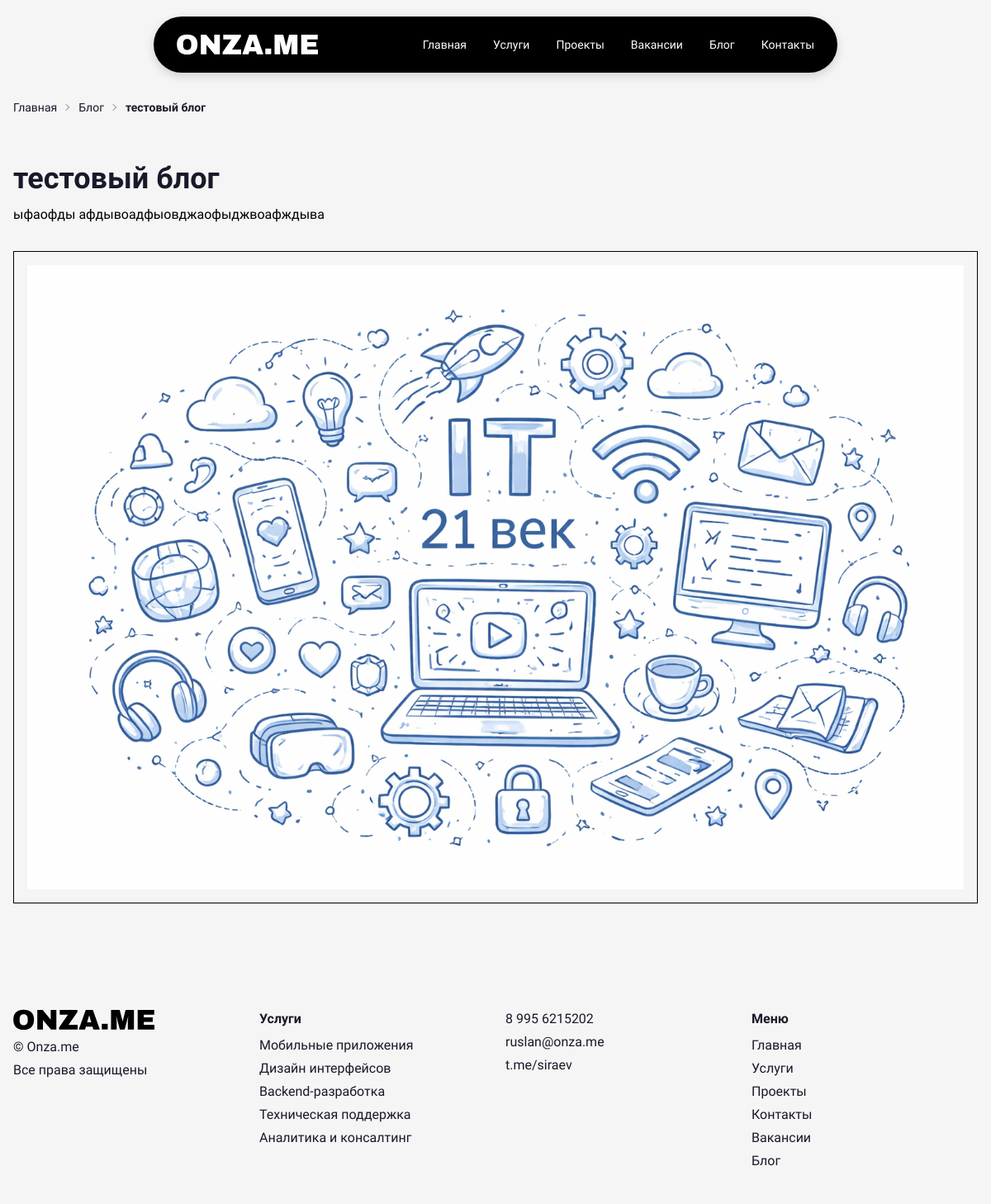
Screenshot of /blog-post.php?id=1 with the database file from the repository.
### tables this page shows
CREATE TABLE blog_posts (
        id INTEGER PRIMARY KEY AUTOINCREMENT,
        title TEXT NOT NULL,
        subtitle TEXT NOT NULL,
        image_path TEXT NOT NULL,
        display_order INTEGER DEFAULT 0,
        created_at DATETIME DEFAULT CURRENT_TIMESTAMP,
        updated_at DATETIME DEFAULT CURRENT_TIMESTAMP
    , content TEXT NOT NULL DEFAULT '');

### blog-post.php (the view, shortened to what this page needs)
<?php
$db = getDB();
$id = intval($_GET['id'] ?? 0);
$stmt = $db->prepare("SELECT * FROM blog_posts WHERE id = ?");
$stmt->execute([$id]);
$post = $stmt->fetch();
$image = htmlspecialchars($post['image_path']);
$title = htmlspecialchars($post['title']);
$subtitle = htmlspecialchars($post['subtitle']);
$content = $post['content'];
$pageContent = <<<HTML
<nav class="container mx-auto max-w-7xl px-4 pt-6 text-sm" aria-label="Хлебные крошки">
  <div class="breadcrumbs">
    <ul>
      <li><a href="index.php">Главная</a></li>
      <li><a href="blog.php">Блог</a></li>
      <li class="font-semibold">{$title}</li>
    </ul>
  </div>
</nav>
<section class="container mx-auto max-w-7xl px-4 py-12 bw-section">
  <h1 class="text-4xl font-extrabold">{$title}</h1>
  <p class="mt-3 max-w-3xl">{$subtitle}</p>
  <div class="mt-8 border border-black bg-white p-4">
    <img src="{$image}" alt="{$title}" class="w-full h-auto object-cover" />
  </div>
  <article class="mt-10 max-w-4xl space-y-4">
    {$content}
  </article>
</section>
HTML;
include __DIR__ . '/templates/base.php';

### assets/styles.css (style rules this page uses)
:root { --grad-from: 99, 102, 241; --grad-via: 236, 72, 153; --grad-to: 34, 197, 94; --rounded-btn: 0px; }
body { font-family: "Geologica", sans-serif; font-optical-sizing: auto; font-style: normal; font-variation-settings: "slnt" 0, "CRSV" 0, "SHRP" 0; background: #F5F5F5; }
h1, h2, h3 { font-family: "Geologica", sans-serif; font-optical-sizing: auto; font-style: normal; font-variation-settings: "slnt" 0, "CRSV" 0, "SHRP" 0; }
.bw-section { background: #F5F5F5; }
.bw-section h2, .bw-section h3, .bw-section p { color: #000000 !important; }
.bg-white { background-color: #F5F5F5 !important; }
a:not(.btn):not(.badge) { text-decoration: none !important; }

### rows the page displays
blog_posts: title "тестовый блог", subtitle "ыфаофды афдывоадфыовджаофыджвоафждыва", image_path (picture)
